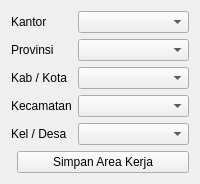
            <widget class="QWidget" name="area">
             <attribute name="title">
              <string>Lokasi</string>
             </attribute>
             <layout class="QFormLayout" name="formLayout_2">
              <item row="0" column="0" colspan="2">
               <layout class="QFormLayout" name="formLayout">
                <item row="0" column="0">
                 <widget class="QLabel" name="label">
                  <property name="text">
                   <string>Kantor</string>
                  </property>
                 </widget>
                </item>
                <item row="0" column="1">
                 <widget class="QComboBox" name="combo_kantor"/>
                </item>
                <item row="1" column="0">
                 <widget class="QLabel" name="label_2">
                  <property name="text">
                   <string>Provinsi</string>
                  </property>
                 </widget>
                </item>
                <item row="1" column="1">
                 <widget class="QComboBox" name="combo_provinsi"/>
                </item>
                <item row="2" column="0">
                 <widget class="QLabel" name="label_3">
                  <property name="text">
                   <string>Kab / Kota</string>
                  </property>
                 </widget>
                </item>
                <item row="2" column="1">
                 <widget class="QComboBox" name="combo_kabupaten"/>
                </item>
                <item row="3" column="0">
                 <widget class="QLabel" name="label_11">
                  <property name="text">
                   <string>Kecamatan</string>
                  </property>
                 </widget>
                </item>
                <item row="3" column="1">
                 <widget class="QComboBox" name="combo_kecamatan"/>
                </item>
                <item row="4" column="0">
                 <widget class="QLabel" name="label_12">
                  <property name="text">
                   <string>Kel / Desa</string>
                  </property>
                 </widget>
                </item>
                <item row="4" column="1">
                 <widget class="QComboBox" name="combo_kelurahan"/>
                </item>
               </layout>
              </item>
              <item row="1" column="1">
               <widget class="QPushButton" name="btn_simpan_area_kerja">
                <property name="text">
                 <string>Simpan Area Kerja</string>
                </property>
               </widget>
              </item>
             </layout>
            </widget>
